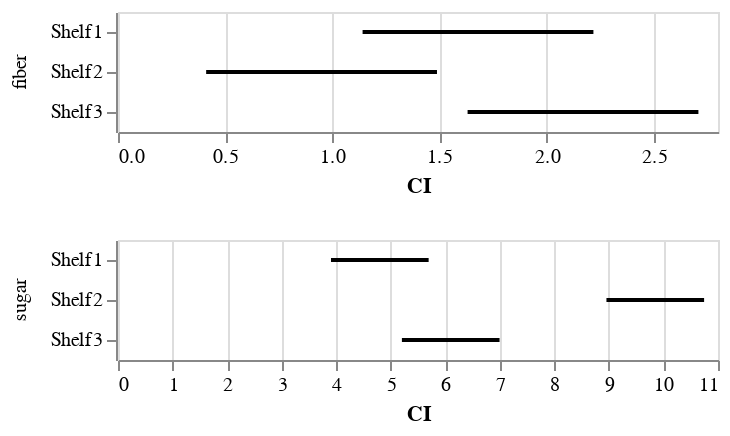

The code cell stored with this chart in its notebook:
### Markdown cell above
Let's visualize the CIs.

### Code cell
(
    alt.Chart(
        ans.select('dataset', 'factor',
            low=col('CI').list.first(),
            high=col('CI').list.last()))
    .mark_line(strokeWidth=2)
    .encode(
        alt.X('low').title('CI'),
        alt.X2('high'),
        alt.Y('factor').title(None),
        alt.Row('dataset').title(None))
    .resolve_scale(x='independent')
)

### Figure 1 — Vega-Lite specification as saved in the notebook (floating-point values rounded to 4 significant figures)
{"config": {"view": {"continuousWidth": 300, "continuousHeight": 300}}, "data": {"name": "data-326a5cc7767758f7b25cbb2ad0b58895"}, "mark": {"type": "line", "strokeWidth": 2}, "encoding": {"row": {"field": "dataset", "title": null, "type": "nominal"}, "x": {"field": "low", "title": "CI", "type": "quantitative"}, "x2": {"field": "high"}, "y": {"field": "factor", "title": null, "type": "nominal"}}, "resolve": {"scale": {"x": "independent"}}, "$schema": "https://vega.github.io/schema/vega-lite/v5.16.3.json", "datasets": {"data-326a5cc7767758f7b25cbb2ad0b58895": [{"dataset": "sugar", "factor": "Shelf1", "low": 3.905, "high": 5.695}, {"dataset": "sugar", "factor": "Shelf2", "low": 8.955, "high": 10.75}, {"dataset": "sugar", "factor": "Shelf3", "low": 5.205, "high": 6.995}, {"dataset": "fiber", "factor": "Shelf1", "low": 1.141, "high": 2.219}, {"dataset": "fiber", "factor": "Shelf2", "low": 0.4114, "high": 1.489}, {"dataset": "fiber", "factor": "Shelf3", "low": 1.631, "high": 2.709}]}}
